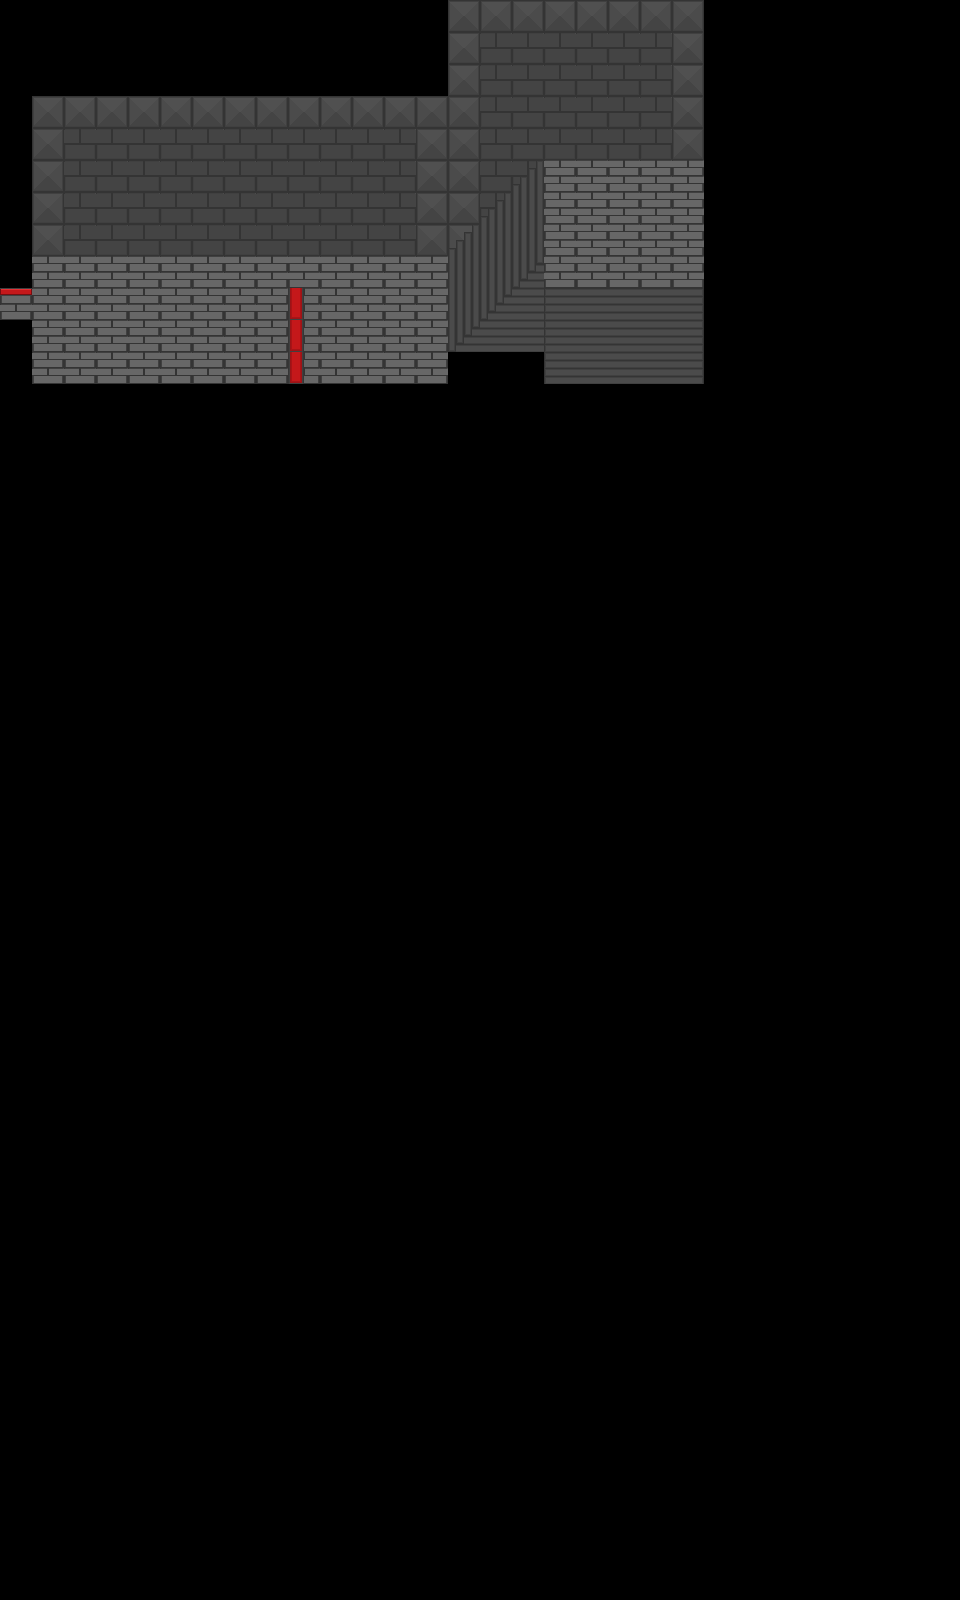

Below is a game level as drawn by its tile map, then a one-line description and the .tmx that defines it (tile-layer data replaced by summaries):
An orthogonal 30x50 tile map with 32x32 px tiles, 3 tile layers (Tile Layer 1, Tile Layer 2, fence) and 12 objects (4x ObjCrate, 3x ObjWall, ObjChar, ObjCamera, ObjSlope, ...).

<map version="1.0" orientation="orthogonal" renderorder="right-down" width="30" height="50" tilewidth="32" tileheight="32" nextobjectid="37">
 <tileset firstgid="1" name="exampleTD" tilewidth="32" tileheight="32" tilecount="30" columns="10">
  <image source="../tile/exampleTD.png" trans="000000" width="320" height="96" />
 </tileset>
 <layer name="Tile Layer 1" width="30" height="50">
  <data>[1500 cells, 205 non-empty, 5 distinct tile ids]</data>
 </layer>
 <layer name="Tile Layer 2" width="30" height="50">
  <data>[1500 cells, 16 non-empty, 5 distinct tile ids]</data>
 </layer>
 <layer name="fence" width="30" height="50">
  <properties>
   <property name="depth" type="int" value="9000" />
  </properties>
  <data>[1500 cells, 0 non-empty, 0 distinct tile ids]</data>
 </layer>
 <objectgroup name="walls" opacity="0.98">
  <object id="1" name="mainwall" type="ObjWall" x="448" y="256">
   <polyline points="0,0 -416,0 -416,32 -448,32 -448,64 -416,64 -416,128 0,128 0,96" />
  </object>
  <object id="2" name="char" type="ObjChar" x="352" y="320" />
  <object id="3" name="cam" type="ObjCamera" x="192" y="160" />
  <object id="10" type="ObjWall" x="448" y="352">
   <polyline points="0,0 96,-96 96,-64 256,-64 256,-192 96,-192 0,-96" />
  </object>
  <object id="14" type="ObjSlope" x="448" y="160" width="96" height="192">
   <properties>
    <property name="slope" type="int" value="1" />
   </properties>
  </object>
  <object id="15" name="Crate" type="ObjCrate" x="672" y="160" width="32" height="16" />
  <object id="24" type="ObjWall" x="288" y="288">
   <polyline points="0,0 0,96" />
  </object>
  <object id="28" type="ObjRoomChanger" x="0" y="288" width="16" height="32">
   <properties>
    <property name="nextRoom" value="testRoom2" />
    <property name="nextX" type="int" value="12" />
    <property name="nextY" type="int" value="10" />
   </properties>
  </object>
  <object id="31" name="Crate" type="ObjCrate" x="240" y="256" width="32" height="16" />
  <object id="32" name="Crate" type="ObjCrate" x="416" y="368" width="32" height="16" />
  <object id="33" name="Crate" type="ObjCrate" x="304" y="368" width="32" height="16" />
  <object id="35" type="lvl.ObjVWall" x="96" y="344" width="152" height="16" />
 </objectgroup>
 <objectgroup name="levelChanger" />
</map>
